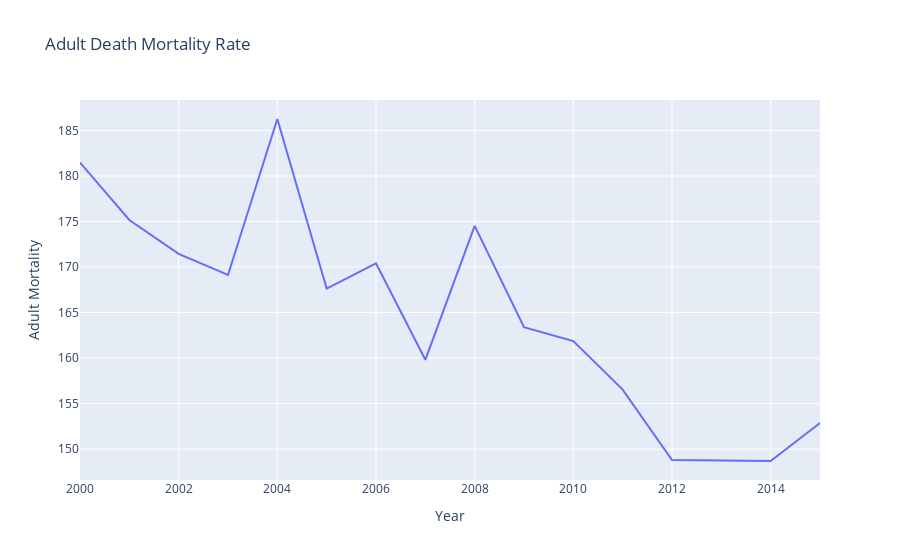

The notebook cell saved with this chart:
### Code cell
plt.figure(figsize=(7,7))
px.line(grouped_by_year, y='Adult Mortality', title = 'Adult Death Mortality Rate')

### Figure 1 — Plotly figure (JSON) as saved in the notebook; plotly's stock layout.template omitted (floating-point values rounded to 4 significant figures)
{"data": [{"hovertemplate": "Year=%{x}<br>Adult Mortality=%{y}<extra></extra>", "legendgroup": "", "line": {"color": "#636efa", "dash": "solid"}, "mode": "lines", "name": "", "orientation": "v", "showlegend": false, "type": "scatter", "x": [2000, 2001, 2002, 2003, 2004, 2005, 2006, 2007, 2008, 2009, 2010, 2011, 2012, 2013, 2014, 2015], "xaxis": "x", "y": [181.5, 175.2, 171.4, 169.1, 186.3, 167.6, 170.4, 159.8, 174.5, 163.4, 161.9, 156.5, 148.8, 148.8, 148.7, 152.9], "yaxis": "y"}], "layout": {"legend": {"tracegroupgap": 0}, "title": {"text": "Adult Death Mortality Rate"}, "xaxis": {"anchor": "y", "domain": [0, 1], "title": {"text": "Year"}}, "yaxis": {"anchor": "x", "domain": [0, 1], "title": {"text": "Adult Mortality"}}}}
